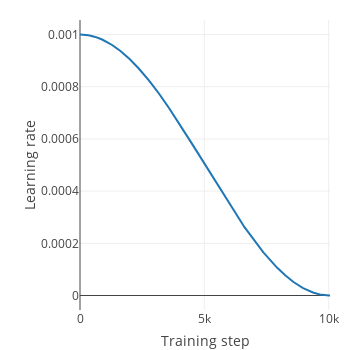

This figure's notebook cell:
### Code cell
n_valid = n_all // 5 // 8 * 8
n_train = n_all - n_valid

total_steps = n_train // BATCH_SIZE * EPOCHS
lr_func = fw.train.cosine_lr(init_lr=LEARNING_RATE, total_steps=total_steps)
fw.plt.plot_lr_func(lr_func, total_steps)

### Figure 1 — Plotly figure (JSON) as saved in the notebook; plotly's stock layout.template omitted (floating-point values rounded to 4 significant figures; data arrays with more than 128 entries replaced by an {"elided": "..."} marker saying what was removed)
{"data": [{"y": {"elided": "10056 float values"}, "type": "scatter", "uid": "8e2536c9-c091-425d-afe6-c1d067877300"}], "layout": {"autosize": false, "yaxis": {"title": {"text": "Learning rate"}}, "height": 350, "width": 350, "xaxis": {"title": {"text": "Training step"}}, "margin": {"r": 20, "b": 40, "l": 80, "t": 20}}}
